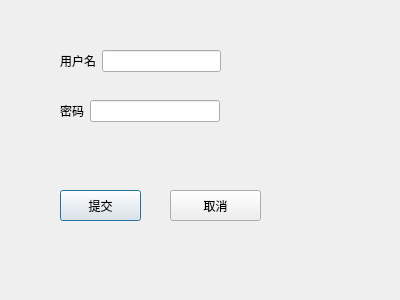
<?xml version="1.0" encoding="UTF-8"?>
<ui version="4.0">
 <class>Dialog</class>
 <widget class="QDialog" name="Dialog">
  <property name="geometry">
   <rect>
    <x>0</x>
    <y>0</y>
    <width>400</width>
    <height>300</height>
   </rect>
  </property>
  <property name="windowTitle">
   <string>Dialog</string>
  </property>
  <widget class="QPushButton" name="pushButton">
   <property name="geometry">
    <rect>
     <x>60</x>
     <y>190</y>
     <width>81</width>
     <height>31</height>
    </rect>
   </property>
   <property name="text">
    <string>提交</string>
   </property>
  </widget>
  <widget class="QPushButton" name="pushButton_2">
   <property name="geometry">
    <rect>
     <x>170</x>
     <y>190</y>
     <width>91</width>
     <height>31</height>
    </rect>
   </property>
   <property name="text">
    <string>取消</string>
   </property>
  </widget>
  <widget class="QWidget" name="formLayoutWidget">
   <property name="geometry">
    <rect>
     <x>60</x>
     <y>50</y>
     <width>161</width>
     <height>41</height>
    </rect>
   </property>
   <layout class="QFormLayout" name="formLayout">
    <item row="0" column="0">
     <widget class="QLabel" name="Label">
      <property name="text">
       <string>用户名</string>
      </property>
     </widget>
    </item>
    <item row="0" column="1">
     <widget class="QLineEdit" name="userName">
      <property name="text">
       <string/>
      </property>
     </widget>
    </item>
   </layout>
  </widget>
  <widget class="QWidget" name="formLayoutWidget_2">
   <property name="geometry">
    <rect>
     <x>60</x>
     <y>100</y>
     <width>160</width>
     <height>51</height>
    </rect>
   </property>
   <layout class="QFormLayout" name="formLayout_2">
    <item row="0" column="0">
     <widget class="QLabel" name="Label_2">
      <property name="text">
       <string>密码</string>
      </property>
     </widget>
    </item>
    <item row="0" column="1">
     <widget class="QLineEdit" name="password"/>
    </item>
   </layout>
  </widget>
 </widget>
 <resources/>
 <connections/>
</ui>
